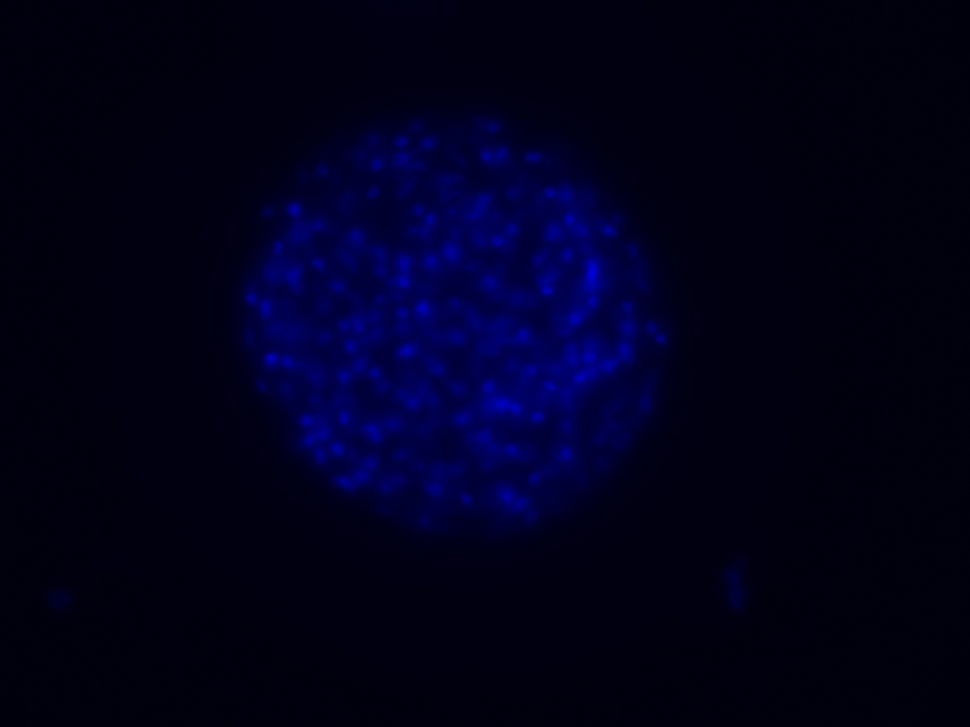
%> input picture Nuclei_Counter/img01.JPG, 970 x 727 px, shrunk from 1388 x 1040 before the run
$ octave example.m   (GNU Octave 9; MATLAB toolbox functions it lacks are replaced by stand-ins)
%> lines starting %> are read from the running program, lines starting %| are printed output that depends on the picture; in (x1, y1, x2, y2) boxes, pixels count from 0 and x2, y2 are one past the last pixel; in counts of white or black regions, pixels touching at a corner belong together; the program's own positions count from 1
%> further down, I is the input picture: size 727x970x3 uint8; mean R, G, B 0.7, 0.2, 27.4
### Nuclei_Counter/nuclei_counter.m
function [outputImage, number_of_nuclei, binarization, centroids] = nuclei_counter(sourceImage, threshold)
% This script accept an input nuclei image taken under microscope,
% then preprocess the image with tophat and bottomhat filter, enhance its
% contrast by multiplying gamma. Convert it to binary image with a histogram
% based threshold, count the number of connected components and detect edges
% of nucleus with LoG filter, then plot edges. Or calculate distance transform
% and detect seed points,use watershed algorithm for segmentation.
%
% flow chart:
% input image ---> tophat/bottomhat filter ---> image enhancement--->binarization by a histogram based threshold
%  ---> calculate seed points ---> segmentation or plot edges of blobs ---> count connected components
%
% refrence:
% * Yousef Al-Kofahi, et al. Improved Automatic Detection and Segmentation of Cell Nuclei in Histopathology Images.
%   IEEE TRANSACTIONS ON BIOMEDICAL ENGINEERING, VOL. 57, NO. 4, APRIL 2010
% * Jos B.T.M, et al, The Watershed Transform: Defnitions, Algorithms and Parallelization Strategies
%   Fundamenta Informaticae 41 (2001) 187{228
%
% Input
%     sourceImage: 8 bits grayscale image;
%     threshold: threshold [0 1] for binarization.
%
% Output:
%     outputImage: source image with overlayed contour
%     number_of_nuclei: number of nucleis in image
%
% If you have any ideas or improvements about this method, welcome to contact me 'zhyh8341@gmail.com'.


% display original image
image = sourceImage;
total = numel(image);
%> total = 705190


% apply top hat and bottom hat filter
se = strel('disk',28);
tophat = imtophat(image,se);
bottomhat = imbothat(image,se);
filterImage = image + (tophat - bottomhat);
se = strel('disk',15);
tophat = imtophat(filterImage,se);
bottomhat = imbothat(filterImage,se);
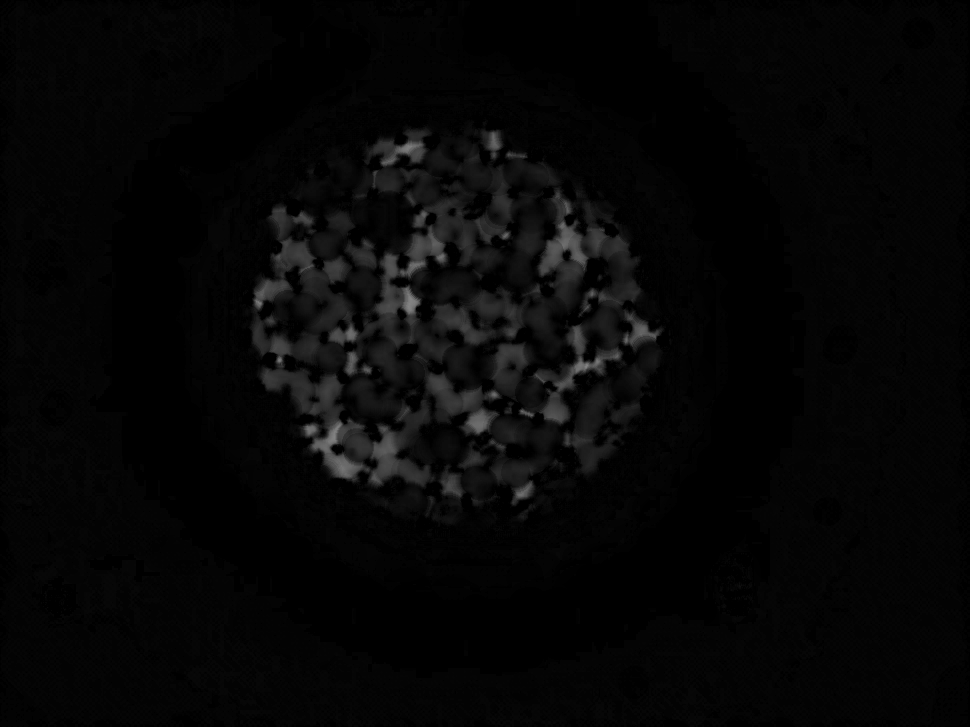
%> bottomhat: size 727x970 uint8; min 0, max 132, mean 6.2
filterImage = filterImage + (tophat - bottomhat);
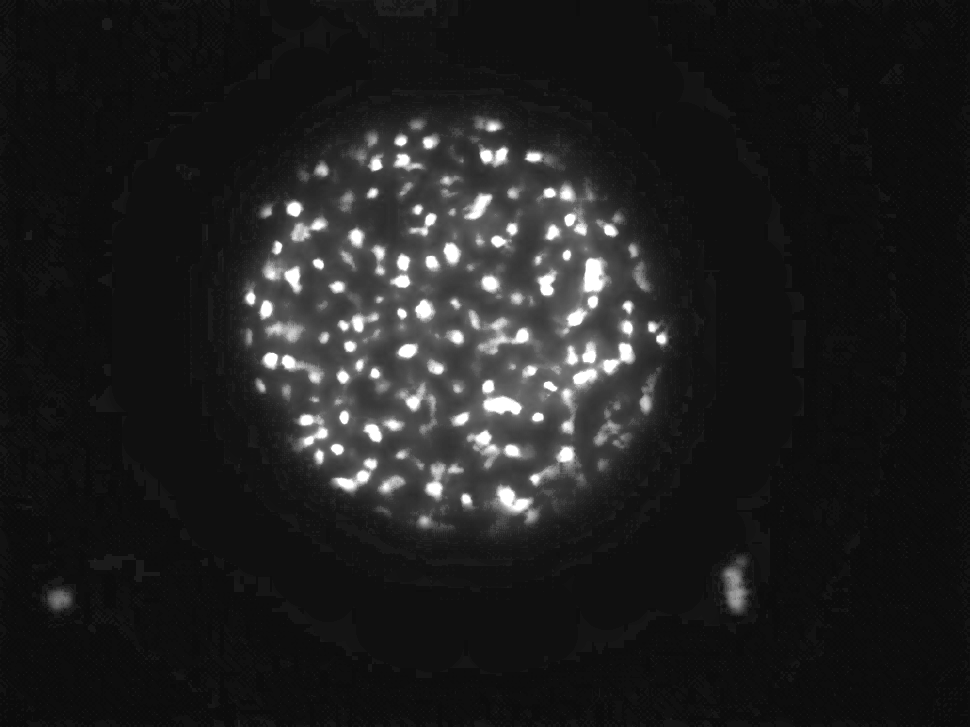
%> filterImage: size 727x970 uint8; min 9, max 255, mean 32.1

% calculate histogram of filtered image
% estimate more than 78.5% area is background (pi/4 = .785)
[counts,x] = imhist(filterImage);
%> counts = 256 values, max 142177 at index 17, min 0 at index 1, mean 2754.6; x = 256 values from 0 to 255
ssum = cumsum(counts);
%> ssum = 256 values from 0 to 705190
bg = .215*total;
%> bg = 151615.9
fg = .99*total;
%> fg = 698138.1
low = find(ssum>bg, 1, 'first');
%> low = 15
high = find(ssum>fg, 1, 'first');
%> high = 253
adjustedImage = imadjust(filterImage, [low/256 high/256],[0 1],1.8);
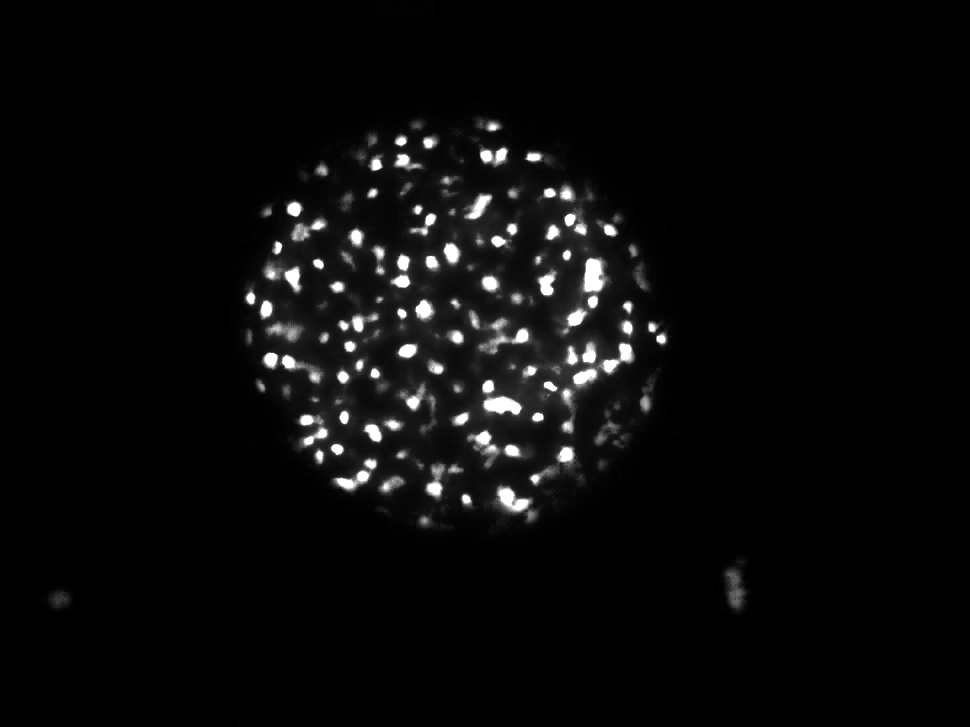
%> adjustedImage: size 727x970 uint8; min 0, max 255, mean 9.7


% image binarization, threshold is choosen based on experience
if(nargin < 2)
    matrix = reshape(adjustedImage,total,1);
    matrix = sort(matrix);
    threshold = graythresh(matrix(total*.5:end));
%> threshold = 0.404
end

binarization = im2bw(adjustedImage,threshold);
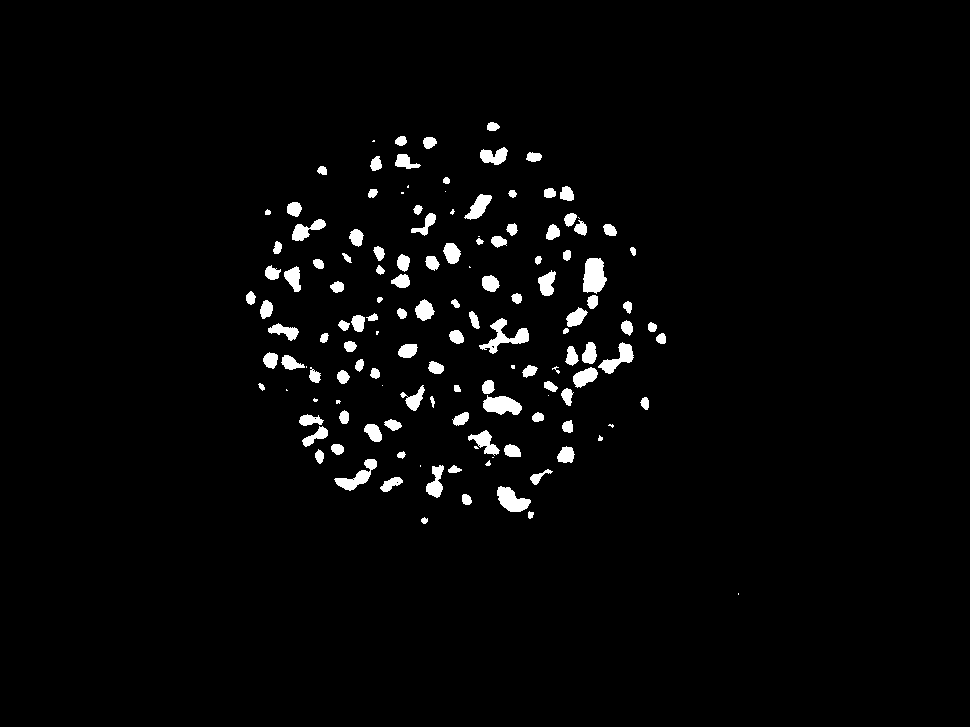
%> binarization: size 727x970 logical; 2.6% white; 137 white regions (21 under 20 px), largest, box (x1, y1, x2, y2) and area: (583, 258, 607, 294) 659, (479, 318, 529, 354) 613, (483, 395, 522, 415) 544
s = regionprops(binarization, 'centroid');
%> s = 137 regions; first 5, Centroid: [251.3 298.7], [262.2 387.3], [266.9 310], [271.3 360.8], [268.4 213]
centroids = cat(1,s.Centroid);
%> centroids = 137 rows, first 12: [251.3 298.7; 262.2 387.3; 266.9 310; 271.3 360.8; 268.4 213; 272.7 273.7; 285.1 331.9; 278.1 248.4; 291.5 363.7; 294.2 278.9; 287.3 390.7; 294.9 209.6]


% open image and then detect edge using laplacian of gaussian
se2 = strel('disk',5);
afterOpening = imopen(binarization,se2);
%> afterOpening: size 727x970 logical; 1.8% white; 83 white regions, largest, box (x1, y1, x2, y2) and area: (583, 258, 605, 292) 634, (483, 396, 521, 414) 520, (497, 487, 529, 512) 501
nsize = 5; sigma = 3;
h = fspecial('log',nsize,sigma);
afterLoG = uint8(imfilter(double(afterOpening)*255,h,'same').*(sigma^2));
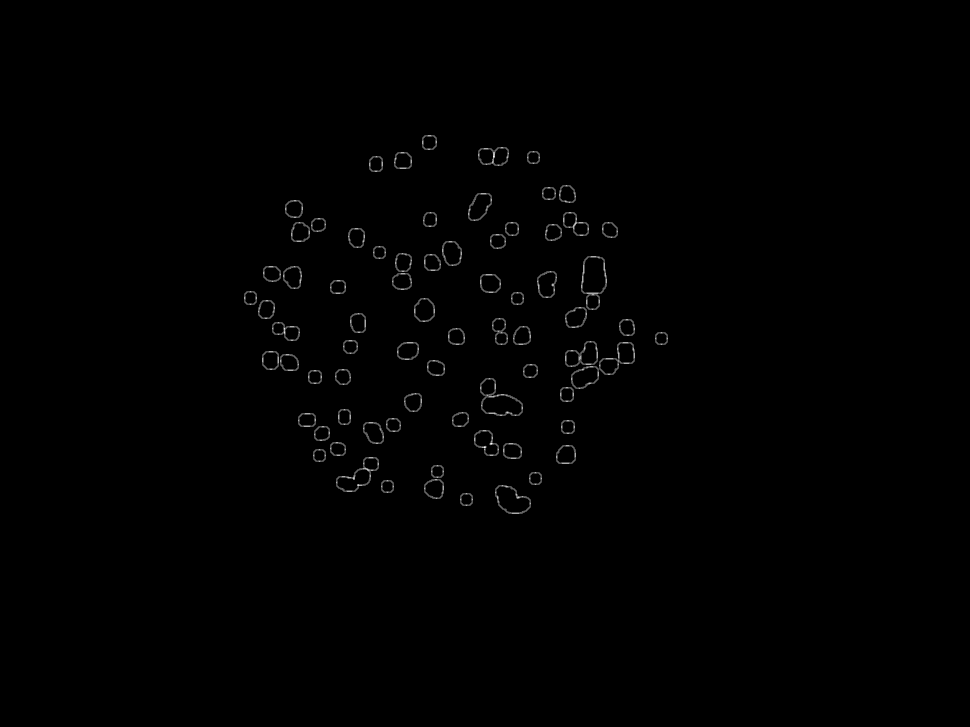
%> afterLoG: size 727x970 uint8; min 0, max 30, mean 0.1; drawn with min black and max white


se2 = strel('disk',5);
afterOpening = imopen(binarization,se2);
number_of_nuclei = bwconncomp(afterOpening);
%> number_of_nuclei = 83 connected components


% % you can either use watershed method to do segmentation
% D = -bwdist(~afterOpening);
% D(~afterOpening) = -Inf;
% L = watershed(D);


outputImage = sourceImage + afterLoG*15;
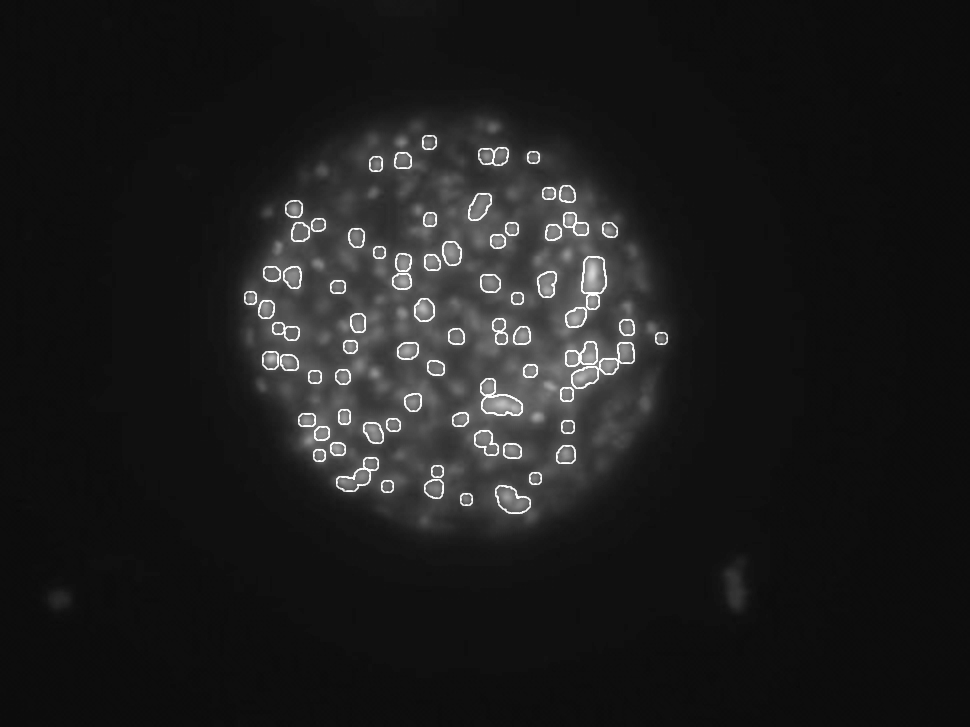
%> outputImage: size 727x970 uint8; min 9, max 255, mean 29.2


### Nuclei_Counter/example.m
% this is just an example to show how to use this function

% read an image
I = imread('img01.JPG');

% convert it to grayscale of just take one channel
% Igray = rgb2gray(I);
Iblue = I(:,:,3);

% call the nuclei counter function
[outputImage, number_of_nuclei] = nuclei_counter(Iblue);
%> number_of_nuclei = 83 connected components
